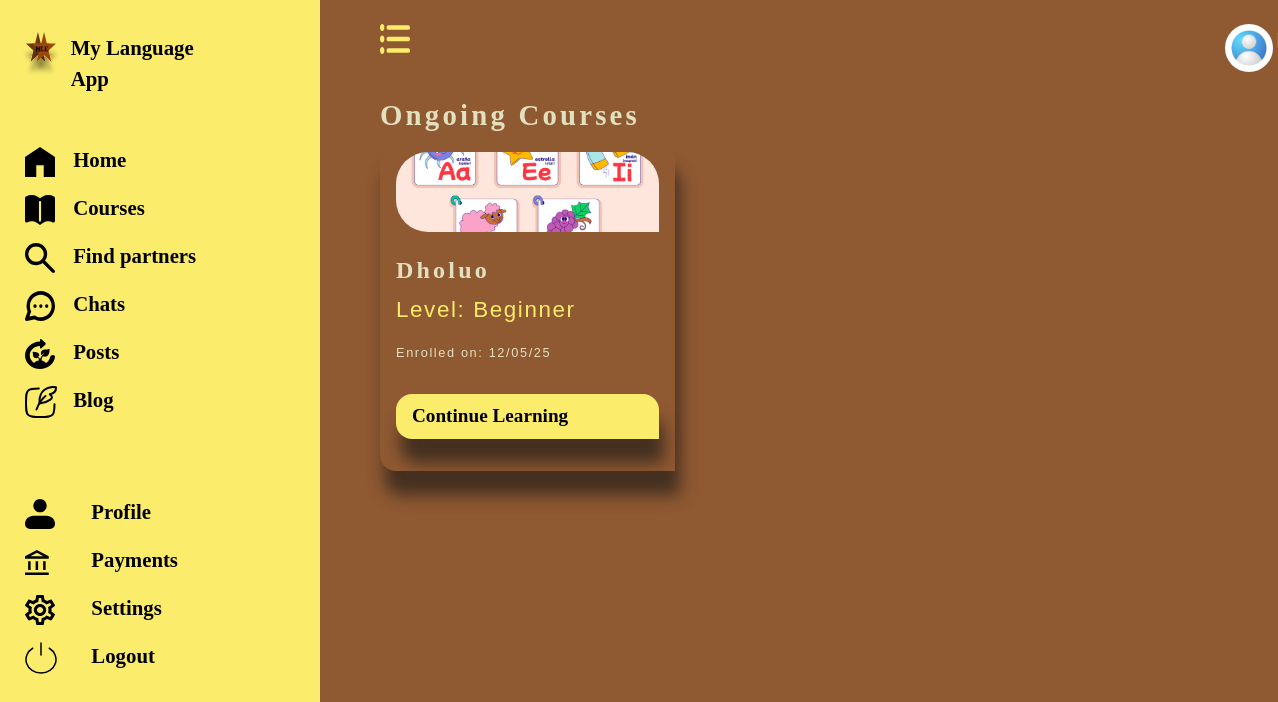
Screenshot of /courses/ongoing-courses/ (signed in) with the database file from the repository.
### lang_app/models.py (models this page shows, shortened)
class EnrolledCourses(models.Model):
    course_name=models.ForeignKey(Course,on_delete=models.CASCADE, related_name='courses')
    course_level =models.CharField(choices=LEVEL_CHOICES, max_length=255, default='beginner')
    student=models.ForeignKey(MyUser,on_delete=models.CASCADE, related_name='students')
    enrolment_date=models.DateTimeField(auto_now_add=True)
    is_enrolled=models.BooleanField(default=False)
    is_completed=models.BooleanField(default=False)
    completion_date=models.DateTimeField(blank=True, null=True)
    slug = AutoSlugField(populate_from=enroll_slug_populate, unique=True, always_update=False, editable=False)
    class Meta:
        unique_together = ('student', 'course_name', 'course_level')

class Course(models.Model):
    course_name=models.CharField(max_length=255)
    course_level=models.CharField(choices=LEVEL_CHOICES, max_length=255, default='beginner')
    instructor_name=models.CharField(max_length=255)
    difficulty = models.IntegerField(choices=DIFFICULTY_CHOICES, default=1)
    slug = AutoSlugField(populate_from=course_slug_populate, unique=True, always_update=False, editable=False)
    class Meta:
        ordering = ['course_name','difficulty']

### lang_app/views.py (the view)
# urls.py: path('courses/ongoing-courses/', views.ongoing_courses, name='ongoing-courses'),
@login_required
def ongoing_courses(request):
    enrolled_courses=EnrolledCourses.objects.filter(student=request.user,is_completed=False).order_by('-enrolment_date')
    context={"enrolled_courses":enrolled_courses}
    return render(request, 'all-ongoing-courses.html', context)

### lang_app/templates/all-ongoing-courses.html
{% extends 'dashboard-base.html' %}
{% load static %}
{% block content %}
    <h3>Ongoing Courses</h3>
    <div class="row mt-1 blogs">
    {% for course in enrolled_courses %}
    <div class="col-md-4 justify-content-between mb-5">
    <div class="course-items">
        {% if course.course_level == 'beginner' %}
             <img src="{% static 'images/beginner-level.jpg' %}" alt="course-image" class="img-fluid course-image">
        {% elif course.course_level == 'intermediate' %}
             <img src="{% static 'images/intermediate-level.jpg' %}" alt="course-image" class="img-fluid course-image">
        {% elif course.course_level == 'advanced' %}
             <img src="{% static 'images/advanced-level.jpg' %}" alt="course-image" class="img-fluid course-image">
        {% endif %}
          <h2 class="mt-4">{{ course.course_name.course_name|capfirst }}</h2>
          <p class="a-link">Level: {{ course.course_level|capfirst }}</p>
          <p class="small-date">Enrolled on: {{ course.enrolment_date|date:'d/m/y' }}</p>
          <a href="{% url 'course-modules' course.slug %}" class="sign-in-btn-new mt-3">Continue Learning</a>
    </div>
        </div>
        {% empty %}
        <p>You have no ongoing course at the moment</p>
    {% endfor %}
    </div>
{% endblock %}

### lang_app/static/css/base.css (style rules this page uses)
body { background-color: #8F5932; min-height: 100vh; }
a { text-decoration: none; color: black; }
h2,h3 { color: #E3E0C0; letter-spacing: 0.2rem; }
h2 { font-size: 2.5rem; font-weight: 700; }
h3 { font-size: 1.8rem; font-weight: 600; }
p { font-family: "Poppins", sans-serif; font-size: 1.4rem; letter-spacing: 0.1rem; color: #E3E0C0; }
.sign-in-btn-new { background-color: #FBEC6C; padding: 0.5rem 1rem 0.5rem 1rem; border-radius: 1rem 1rem 0 1rem; box-shadow: 0.3rem 1.5rem 1rem #453021; color: #000000; font-weight: 600; font-size: 1.2rem; }
.course-items { background-color: #8F5932; border-radius: 1rem 1rem 0 1rem; box-shadow: 0.3rem 1.5rem 1rem #453021; padding: 0.5rem 1rem 2rem 1rem; min-height: 20rem; justify-content: center; display: flex; flex-direction: column; }
.course-image { height: 5rem; width: 100%; object-fit: cover; border-radius: 2rem 2rem 0 2rem; }
.a-link { color: #FBEC6C; }
.blogs h2 { font-size: 1.5rem; }
.small-date { font-size: 0.8rem; }

### rows the page displays
EnrolledCourses: course_name.course_name "Dholuo", course_level "Beginner", enrolment_date "12/05/25"
